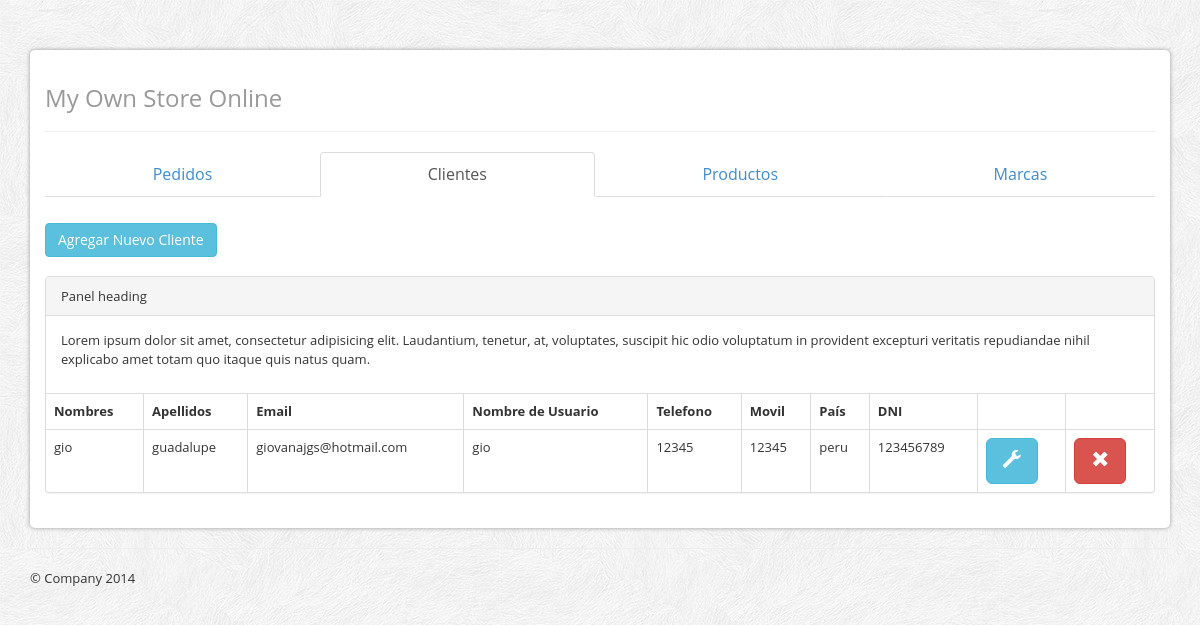
Page /admin/customers.php on the committed database.
### tables this page shows
CREATE TABLE IF NOT EXISTS `customers` (
  `id` int(100) NOT NULL AUTO_INCREMENT,
  `nombre` varchar(255) DEFAULT NULL,
  `apellidos` varchar(255) DEFAULT NULL,
  `email` varchar(255) DEFAULT NULL,
  `usuario` varchar(255) DEFAULT NULL,
  `contrasena` varchar(255) DEFAULT NULL,
  `telefono` int(12) DEFAULT NULL,
  `movil` int(12) DEFAULT NULL,
  `pais` varchar(255) DEFAULT NULL,
  `dninif` varchar(255) DEFAULT NULL,
  PRIMARY KEY (`id`)
);

### admin/customers.php (the view, shortened to what this page needs)
    <?php
      include "header.php";
      include "../php/config.php";
      $conexion = mysqli_connect($server,$user,$password,$database) or die("Error " . mysqli_error($conexion));
      mysqli_set_charset($conexion, "utf8");
      $peticion = "SELECT * FROM customers";
      $resultado = mysqli_query($conexion, $peticion);
    ?>
        <div class="inner-container">
            <div>
              <button id="btn-add-item" data-item="#add-item" type="button" class="btn btn-info">Agregar Nuevo Cliente</button>
            </div>
            <br>
        </div>
        <div class="panel panel-default">
          <div class="panel-heading">Panel heading</div>
          <div class="panel-body">
            <p>Lorem ipsum dolor sit amet, consectetur adipisicing elit. Laudantium, tenetur, at, voluptates, suscipit hic odio voluptatum in provident excepturi veritatis repudiandae nihil explicabo amet totam quo itaque quis natus quam.</p>
          </div>
          <table class="table table-bordered">
            <tr>
              <th>Nombres</th>
              <th>Apellidos</th>
              <th>Email</th>
              <th>Nombre de Usuario</th>
              <th>Telefono</th>
              <th>Movil</th>
              <th>Pa&iacute;s</th>
              <th>DNI</th>
              <th></th>
              <th></th>
            </tr>
          <?php
              while ($fila = mysqli_fetch_array($resultado)) {
          ?>
            <tr>
                <td>
                  <?= $fila["nombre"]; ?>
                </td>
                <td>
                  <?= $fila["apellidos"]; ?>
                </td>
                <td>
                  <?= $fila["email"]; ?>
                </td>
                <td>
                  <?= $fila["usuario"]; ?>
                </td>
                <td>
                  <?= $fila["telefono"]; ?>
                </td>
                <td>
                  <?= $fila["movil"]; ?>
                </td>
                <td>
                  <?= $fila["pais"]; ?>
                </td>
                <td>
                  <?= $fila["dninif"]; ?>
                </td>
                <td>
                  <a href="editcustomers.php?id=<?= $fila['id'];?>" class="btn btn-default btn-lg btn-info"><span class="glyphicon glyphicon-wrench"></span></a>
                </td>
                <td>
                  <a href="removecustomer.php?id=<?= $fila['id'];?>" class="btn btn-default btn-lg btn-danger"><span class="glyphicon glyphicon-remove"></span></a>
                </td>
            </tr>
          <?php } ?>
          </table>
        </div>
<?php mysqli_close($conexion);
      include "footer.php";
?>

### admin/css/main.css (style rules this page uses)
body { font-size: 13px; font-family: 'Open Sans', arial, tahoma, sans-serif; background:url(../img/bg.png) repeat 0 0 fixed; }

### admin/header.php (style rules this page uses)
body { padding-top: 50px; padding-bottom: 20px; }

### rows in the picture
customers: nombre "gio", apellidos "guadalupe", email "giovanajgs@hotmail.com", usuario "gio", telefono "12345", movil "12345", pais "peru", dninif "123456789"
